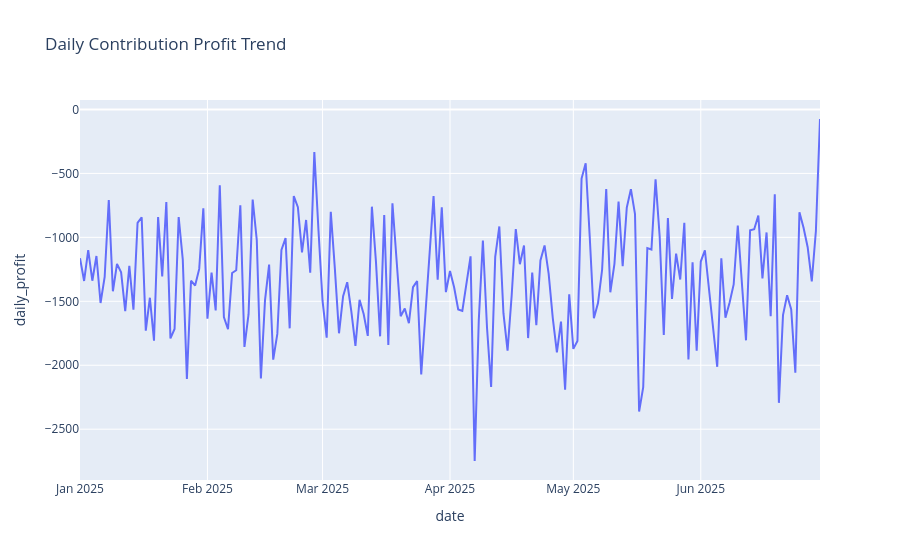

Notebook code cell kept with this figure:
### Code cell
fig = px.line(

    daily_profit,

    x="date",

    y="daily_profit",

    title="Daily Contribution Profit Trend"

)

fig.show()

### Figure 1 — Plotly figure (JSON) as saved in the notebook; plotly's stock layout.template omitted (floating-point values rounded to 4 significant figures; data arrays with more than 128 entries replaced by an {"elided": "..."} marker saying what was removed)
{"data": [{"hovertemplate": "date=%{x}<br>daily_profit=%{y}<extra></extra>", "legendgroup": "", "line": {"color": "#636efa", "dash": "solid"}, "marker": {"symbol": "circle"}, "mode": "lines", "name": "", "orientation": "v", "showlegend": false, "type": "scatter", "x": {"elided": "181 str values"}, "xaxis": "x", "y": {"elided": "181 float values"}, "yaxis": "y"}], "layout": {"legend": {"tracegroupgap": 0}, "title": {"text": "Daily Contribution Profit Trend"}, "xaxis": {"anchor": "y", "domain": [0, 1], "title": {"text": "date"}}, "yaxis": {"anchor": "x", "domain": [0, 1], "title": {"text": "daily_profit"}}}}
